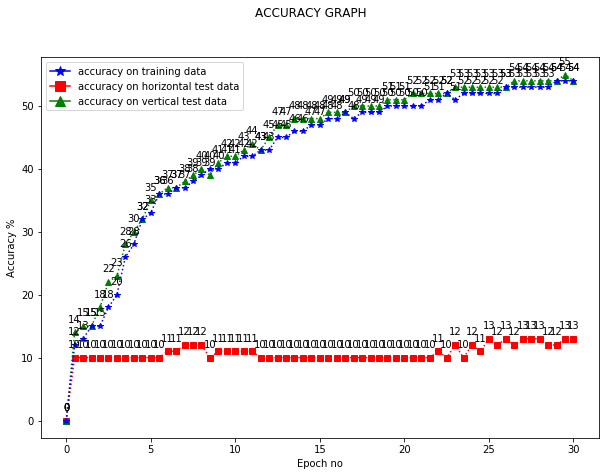

Write the Python code that produced this figure.
#!/usr/bin/env python3
# -*- coding: utf-8 -*-
"""
Created on Wed Nov 13 12:49:01 2019

@author: leoniddatta
"""


from __future__ import print_function
import argparse
import torch
import torch.nn as nn
import torch.nn.functional as F
import torch.optim as optim
import torchvision
import torchvision.transforms as transform 
from torchvision import datasets, transforms
import numpy as np
import tensorflow as tf
import torch.utils.data as utils
import matplotlib.pyplot as plt
import matplotlib.lines as mlines
import scipy.ndimage
import scipy
import scipy.ndimage.filters as C
#TRAIN FILE 'horTrainData.npy'
#TEST FILE 

a=np.load('/Users/leoniddatta/Dropbox/TU Delft/Study material/DL THESIS/Experiments with MNIST/train.npy')  #HORIZONTAL training data 60000*28*28*1
a2=np.load('/Users/leoniddatta/Dropbox/TU Delft/Study material/DL THESIS/Experiments with MNIST/trainlabel.npy')
b=np.load('/Users/leoniddatta/Dropbox/TU Delft/Study material/DL THESIS/Experiments with MNIST/test.npy')   #VERTICAL test data 10000*28*28*1
b2=np.load('/Users/leoniddatta/Dropbox/TU Delft/Study material/DL THESIS/Experiments with MNIST/testlabel.npy') 
c=np.load('/Users/leoniddatta/Dropbox/TU Delft/Study material/DL THESIS/Experiments with MNIST/test.npy')  #HORIZONTAL test data
c2=np.load('/Users/leoniddatta/Dropbox/TU Delft/Study material/DL THESIS/Experiments with MNIST/testlabel.npy')
a=a[:,:,:,0]
b=b[:,:,:,1]
c=c[:,:,:,1]

mask3=np.zeros((28,28))   
for i in range(0,28,4):
    mask3[i]=1
    for j in range(0,28,4):
        mask3[i,j]=0

print("mask3 is")
plt.imshow(mask3, cmap='gray', interpolation='nearest')
plt.show()

mask4=np.zeros((28,28))   
for i in range(0,28,4):
    mask4[i]=1
    for j in range(0,28,4):
        mask4[i,j]=0
        mask4[i,j]=0
mask4=mask4.T
print("mask4 is")
plt.imshow(mask4, cmap='gray', interpolation='nearest')
plt.show()




a=a*mask4   #mask 2 is square #mask is horizontal
b=b*mask4
c=c*mask3

print("train data is")


fig, ((ax1, ax2,ax3),(ax4,ax5,ax6)) = plt.subplots(2, 3)
fig.suptitle('Training Data (blue curve train accyracy in graph)')
fig.set_figheight(7)
fig.set_figwidth(10)
ax1.imshow(a[0], cmap='gray',  interpolation='nearest')
ax2.imshow(a[1], cmap='gray',  interpolation='nearest')
ax3.imshow(a[2], cmap='gray',  interpolation='nearest')
ax4.imshow(a[3], cmap='gray',  interpolation='nearest')
ax5.imshow(a[4], cmap='gray',  interpolation='nearest')
ax6.imshow(a[5], cmap='gray',  interpolation='nearest')
plt.show()


fig, ((ax1, ax2,ax3),(ax4,ax5,ax6)) = plt.subplots(2, 3)
fig.suptitle('Test data1 - green curve accuracy in graph')
fig.set_figheight(7)
fig.set_figwidth(10)
ax1.imshow(b[0], cmap='gray',  interpolation='nearest')
ax2.imshow(b[1], cmap='gray',  interpolation='nearest')
ax3.imshow(b[2], cmap='gray',  interpolation='nearest')
ax4.imshow(b[3], cmap='gray',  interpolation='nearest')
ax5.imshow(b[4], cmap='gray',  interpolation='nearest')
ax6.imshow(b[5], cmap='gray',  interpolation='nearest')
plt.show()

fig, ((ax1, ax2,ax3),(ax4,ax5,ax6)) = plt.subplots(2, 3)
fig.suptitle('Test data2 - red curve accuracy in graph')
fig.set_figheight(7)
fig.set_figwidth(10)
ax1.imshow(c[0], cmap='gray',  interpolation='nearest')
ax2.imshow(c[1], cmap='gray',  interpolation='nearest')
ax3.imshow(c[2], cmap='gray',  interpolation='nearest')
ax4.imshow(c[3], cmap='gray',  interpolation='nearest')
ax5.imshow(c[4], cmap='gray',  interpolation='nearest')
ax6.imshow(c[5], cmap='gray',  interpolation='nearest')
plt.show()



a=np.reshape(a,(60000,1,28,28))
b=np.reshape(b,(10000,1,28,28))
c=np.reshape(c,(10000,1,28,28))

def cor(img):
    #sum1=np.zeros((img.shape[0],28,28))
    img=img.detach().numpy()
    cor1=np.zeros((img.shape))#[0],img.shape[1],28,28))
    for i in range (img.shape[0]):
        #print("image shape",img.shape,img.shape[0])
        for j in range (img.shape[1]):
            cor1[i,j,:,:]=C.correlate(img[i,j,:,:],img[i,j,:,:], output=None, mode='constant', cval=0.0, origin=0)

    cor1=torch.from_numpy(cor1)
    return cor1

def printit(img):
    print("the filters are")
    img=img.data.numpy()
    for i in range(img.shape[1]):
        print(img[1,i,:,:].shape)
        
        plt.imshow(img[1,i,:,:], cmap='gray', interpolation='nearest')
        plt.show()
        
    return img
        
def add_channel(x,n):
    x=x.detach().numpy() 
    n1=int(x.shape[1]/n) #n is no of output channels
    y=np.zeros((x.shape[0],n,x.shape[2],x.shape[3]))
    for i in range(n):
        for j in range(n1):
            y[:,i,:,:]=y[:,i,:,:]+x[:,j,:,:]
    y=torch.from_numpy(y)
    return y

def combine_channel(x):
    x=x.detach().numpy() 
    n=x.shape[1]
    #n1=int(x.shape[1]/n) #n is no of output channels
    y=np.zeros((x.shape[0],x.shape[1],x.shape[2],x.shape[3]))
    for i in range(n):
        if(i!=n-1):
            y[:,i,:,:]=x[:,i,:,:]+x[:,i+1,:,:]
        if(i==n-1):
            y[:,i,:,:]=x[:,i,:,:]+x[:,0,:,:]
    y=torch.from_numpy(y)
    return y


class Net(nn.Module):
    def __init__(self):
        super(Net, self).__init__()
        self.conv1 = nn.Conv2d(1, 32, 3, 2)#,groups=4)
        self.conv2 = nn.Conv2d(32, 64, 3, 2)#,groups=8)
        self.conv3 = nn.Conv2d(64, 10, 3, 1)
        
        self.GAP=nn.AvgPool2d((4,4), stride=1, padding=0)
        
    def forward(self, x):
        x=x.float()
        x=self.conv1(x)
        x = F.relu(x)
        x=combine_channel(x)
        x=x.float()
        #print(x.shape)
# =============================================================================
#         x=cor(x)
#         x=x.float()
# =============================================================================
        #print(x.shape)
        
# =============================================================================
#         s=x.data.numpy()
#         if (epoch==19):
#             np.save('trainverticalconv1.npy',s)
# =============================================================================
        
        #x=add_channel(x,16)
        #x=x.float()
        #print(x.shape)
# =============================================================================
#         p=x.data.numpy()
#         if (epoch==19):
#             np.save('trainverticalmaxpooled.npy',p)
# =============================================================================
# =============================================================================
#         x=cor(x)
#         x=x.float()
# =============================================================================
# =============================================================================
#         x=add_channel(x,4)
#         x=x.float()
# =============================================================================
        x = F.relu(self.conv2(x))
        
        #x = F.relu(self.conv4(x))
        #print(x.shape)
        #print(x.shape)
        x = F.relu(self.conv3(x))
        #print(x.shape)
        x = self.GAP(x)
        x = x.view(-1, 10) 
        x=F.log_softmax(x, dim=1)
        return x
        
        

def plotgraph (xs,y1s,y2s,yts):
    plt.clf()
    
    fig = plt.figure(figsize=(10, 7))
    plt.plot(xs,y1s,'s:r')
    fig.suptitle('ACCURACY GRAPH')
    plt.xlabel('Epoch no')
    plt.ylabel('Accuracy %')
    for x,y in zip(xs,y1s):
        label = "{:.0f}".format(y)
        plt.annotate(label, # this is the text
                 (x,y), # this is the point to label
                 textcoords="offset points", # how to position the text
                 xytext=(0,10), # distance from text to points (x,y)
                 ha='center') # horizontal alignment can be left, right or center
    
    plt.plot(xs,y2s,'^:g')
    for x,y in zip(xs,y2s):
        label = "{:.0f}".format(y)
        plt.annotate(label, # this is the text
                 (x,y), # this is the point to label
                 textcoords="offset points", # how to position the text
                 xytext=(0,10), # distance from text to points (x,y)
                 ha='center') # horizontal alignment can be left, right or center
    plt.plot(xs,yts,'*:b')
    for x,y in zip(xs,yts):
        label = "{:.0f}".format(y)
        plt.annotate(label, # this is the text
                 (x,y), # this is the point to label
                 textcoords="offset points", # how to position the text
                 xytext=(0,10), # distance from text to points (x,y)
                 ha='center') 
    blue_line = mlines.Line2D([], [], color='blue', marker='*',
                          markersize=10, label='accuracy on training data')
    red_line = mlines.Line2D([], [], color='red', marker='s',
                          markersize=10, label='accuracy on horizontal test data')
    green_line = mlines.Line2D([], [], color='green', marker='^',
                          markersize=10, label='accuracy on vertical test data')
    plt.legend(handles=[blue_line,red_line,green_line])
    plt.show()       
    
def train(args, model, device, train_loader, optimizer, epoch):
    r=0
    g=0
    t=0
    running_loss = 0
    total_train = 0
    correct_train = 0
    
    model.train()
    for batch_idx, (data, target) in enumerate(train_loader):
        data, target = data.to(device), target.to(device)
        optimizer.zero_grad()
        output = model(data)
        loss = F.nll_loss(output, target)
        loss.backward()
        optimizer.step()
        weight = model.conv1.weight.data.numpy()
        
        #print(weight.shape)
        running_loss += loss.item()
        _, predicted = torch.max(output.data, 1)
        total_train += target.size(0)
        correct_train += predicted.eq(target.data).sum().item()
        train_accuracy = 100 * correct_train / total_train
        q=int(100. * batch_idx / len(train_loader))
        #if (epoch==5):
            
        if batch_idx % args.log_interval == 0:
            if batch_idx % args.log_interval == 0:
                if (q%10) == 0:
                    print('Train Epoch: {} [{}/{} ({:.0f}%)]\tLoss: {:.6f} \taccuracy: {:.2f}%'.format(
                epoch, batch_idx * len(data), len(train_loader.dataset),
                100. * batch_idx / len(train_loader), loss.item(),train_accuracy))
                if (q==50):
                    r=test(args, model, device, hortest_loader)
                    g=test(args, model, device, test_loader)
                    t=int(train_accuracy)
    #t=int(train_accuracy)    
    
    return [r,g,t,train_accuracy]


def test(args, model, device, test_loader):
    #model.eval()
    model.train(mode=False)
    test_loss = 0
    correct = 0
    with torch.no_grad():
        for data, target in test_loader:
            data, target = data.to(device), target.to(device)
            output = model(data)
            test_loss += F.nll_loss(output, target, reduction='sum').item() # sum up batch loss
            pred = output.argmax(dim=1, keepdim=True) # get the index of the max log-probability
            correct += pred.eq(target.view_as(pred)).sum().item()

    test_loss /= len(test_loader.dataset)

    print('\nTest set: Average loss: {:.4f}, Accuracy: {}/{} ({:.0f}%)\n'.format(
        test_loss, correct, len(test_loader.dataset),
        100. * correct / len(test_loader.dataset)))
    acc=int(100. * correct / len(test_loader.dataset))
    return acc
parser = argparse.ArgumentParser(description='PyTorch MNIST Example')
parser.add_argument('--batch-size', type=int, default=64, metavar='N',
                    help='input batch size for training (default: 64)')
parser.add_argument('--test-batch-size', type=int, default=1000, metavar='N',
                    help='input batch size for testing (default: 1000)')
parser.add_argument('--epochs', type=int, default=30, metavar='N',
                    help='number of epochs to train (default: 10)')
parser.add_argument('--lr', type=float, default=0.01, metavar='LR',
                    help='learning rate (default: 0.01)')
parser.add_argument('--momentum', type=float, default=0.5, metavar='M',
                    help='SGD momentum (default: 0.5)')
parser.add_argument('--no-cuda', action='store_true', default=False,
                    help='disables CUDA training')
parser.add_argument('--seed', type=int, default=1, metavar='S',
                    help='random seed (default: 1)')
parser.add_argument('--log-interval', type=int, default=10, metavar='N',
                    help='how many batches to wait before logging training status')

parser.add_argument('--save-model', action='store_true', default=False,
                    help='For Saving the current Model')
args = parser.parse_args()
use_cuda = not args.no_cuda and torch.cuda.is_available()

torch.manual_seed(args.seed)

device = torch.device("cuda" if use_cuda else "cpu")

kwargs = {'num_workers': 1, 'pin_memory': True} if use_cuda else {}





data=torch.from_numpy(a)
target=torch.from_numpy(a2)
target = torch.tensor(target, dtype=torch.long)
my_dataset = utils.TensorDataset(data,target)



data2=torch.from_numpy(b)
target2=torch.from_numpy(b2)
target2 = torch.tensor(target2, dtype=torch.long)
my_testdataset = utils.TensorDataset(data2,target2)


data2=torch.from_numpy(c)
target2=torch.from_numpy(c2)
target2 = torch.tensor(target2, dtype=torch.long)
my_hortestdataset = utils.TensorDataset(data2,target2)


train_loader = torch.utils.data.DataLoader(my_dataset,batch_size=args.batch_size, shuffle=True, **kwargs)
print("train set loaded" )

test_loader = torch.utils.data.DataLoader(my_testdataset,batch_size=args.test_batch_size, shuffle=True, **kwargs)
print("test set loaded")

hortest_loader = torch.utils.data.DataLoader(my_hortestdataset,batch_size=args.test_batch_size, shuffle=True, **kwargs)
print("test set loaded")



model = Net().to(device)
print("Net")
optimizer = optim.SGD(model.parameters(), lr=args.lr, momentum=args.momentum)
epoch_no=(np.arange(1,(args.epochs+1),1 ))
redacc=(np.arange(1,(args.epochs+1),1 ))
grnacc=(np.arange(1,(args.epochs+1),1 ))

redaccm=(np.arange(1,(args.epochs+1),1 ))
grnaccm=(np.arange(1,(args.epochs+1),1 ))

trnacc=(np.arange(1,(args.epochs+1),1 ))
trnaccm=(np.arange(1,(args.epochs+1),1 ))
br=0#test(args, model, device, hortest_loader) #RED IS HORIZONTAL
   
   
bg=0#test(args, model, device, test_loader)
for epoch in range(1, args.epochs + 1):    
    [r,g,t,ta]=train(args, model, device, train_loader, optimizer, epoch)
    redaccm[epoch-1]=r
    grnaccm[epoch-1]=g
    trnaccm[epoch-1]=t
    redacc[epoch-1]=test(args, model, device, hortest_loader)
    grnacc[epoch-1]=test(args, model, device, test_loader)
    trnacc[epoch-1]=ta
# =============================================================================
#     
#     if(epoch>=18):
#         grnacc[epoch-1]=test(args, model, device, test_loader)
#    
# =============================================================================
#plt.plot(epoch_no,redacc)  
resultred = np.empty((redacc.size + redaccm.size+1,),dtype=redacc.dtype)
resultred[0]=br
resultred[1::2] = redaccm
resultred[2::2] = redacc

resultgrn = np.empty((grnacc.size + grnaccm.size+1,), dtype=grnacc.dtype)
resultgrn[0]=bg
resultgrn[1::2] = grnaccm
resultgrn[2::2] = grnacc

resulttrn = np.empty((trnacc.size + trnaccm.size+1,),dtype=redacc.dtype)
resulttrn[0]=0
resulttrn[1::2] = trnaccm
resulttrn[2::2] = trnacc
e=(np.arange(0,(args.epochs+0.5),0.5 ))

plotgraph(e,resultred,resultgrn, resulttrn)

if (args.save_model):
    torch.save(model.state_dict(),"mnist_cnn.pt")


# =============================================================================
# arr = np.array([[0,0,0,0],[0,0,0,1],[0,1,0,1],[0,1,1,1]])
# arr2=np.zeros((4,4))
# arr3=np.concatenate([arr,arr2])
# mask1=np.tile(arr3,(4,7))
# mask1=mask1[0:28,0:28]
# print("mask is")
# plt.imshow(mask1, cmap='gray',  interpolation='nearest')
# plt.show()
# 
# arr = np.array([[0,0,0,0],[0,1,0,1],[0,1,1,1],[0,1,0,1]])
# arr2=np.zeros((4,4))
# arr3=np.concatenate([arr,arr2])
# mask2=np.tile(arr3,(4,7))
# mask2=mask2.T
# mask2=mask2[0:28,0:28]
# print("mask is")
# plt.imshow(mask2, cmap='gray',  interpolation='nearest')
# plt.show()
# 
# 
# =============================================================================

# =============================================================================
# print("mask is")
# plt.imshow(mask, cmap='gray', interpolation='nearest')
# plt.show()
# =============================================================================
# =============================================================================
# 
# mask2=np.ones((28,28))
# for i in range(1,28,5):
#     mask2[i,:]=0
#     mask2[:,i]=0
# 
# print("mask2 is")
# plt.imshow(mask2, cmap='gray', interpolation='nearest')
# plt.show()
# 
# =============================================================================
